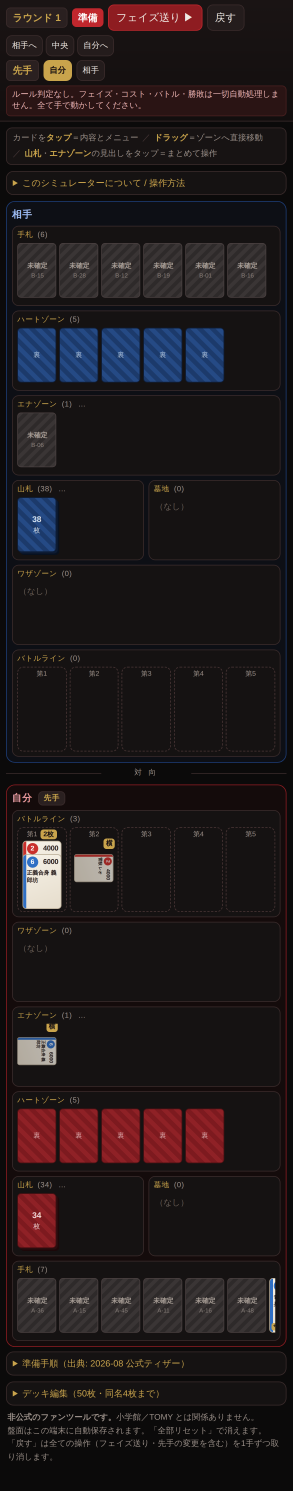
#> input picture shot7-iphone.png, 1170 x 5961 px (shown at 1/4 size)
$ python crop-card.py ../shot7-iphone.png out.png
#> lines starting #> are read from the running program, lines starting #| are printed output that depends on the picture
#> in main, img is the input picture: PIL image 1170x5961 RGB; mean R, G, B 32.2, 25.2, 26.8
#!/usr/bin/env python3
"""告知バナーなどの画像からカード1枚の領域を切り出す。

なぜ必要か:
  1920x1080 のバナーをそのまま読むと、カード内の小さな文字（能力文・カード番号）が
  実効解像度で潰れる。カード領域だけを切り出して拡大すると、同じ元画像から
  読み取れる文字が増える。読み取り精度そのものが上がるわけではなく、
  「読める画素数」が増えるだけである点に注意。

使い方:
  python3 tools/crop-card.py IN.jpg OUT.png              # 自動検出
  python3 tools/crop-card.py IN.jpg OUT.png --box x,y,w,h # 手動指定
  オプション: --scale 2.0 （拡大倍率） / --pad 8 （余白px）

自動検出の考え方:
  カードのイラストと枠は細かい絵柄で「密」だが、バナーの背景は平坦。
  縮小画像の勾配で密な領域を求め、連続する列・行の塊を出し、
  そのうち縦横比がカードらしいもの（既知カードは 0.71〜0.73）を選ぶ。
  レイアウトが変わると外すので、**必ず出力画像を目視で確認すること。**
  外したときは --box で指定する。
"""
import sys, argparse
from PIL import Image

try:
    import numpy as np
except ImportError:
    sys.exit("numpy が必要です: pip3 install numpy Pillow")

CARD_ASPECT = 0.718          # 幅 / 高さ。既知カード画像の実測（594/827）
ASPECT_TOL  = 0.10


def _runs(counts, thr, k, min_len=5):
    out, start = [], None
    for i, v in enumerate(counts):
        if v >= thr and start is None:
            start = i
        elif v < thr and start is not None:
            if i - start >= min_len:
                out.append((start * k, i * k))
            start = None
    if start is not None and len(counts) - start >= min_len:
        out.append((start * k, len(counts) * k))
    return out


def detect(img, k=8):
    """細かい絵柄の密度からカードらしい矩形を推定する。見つからなければ None。"""
#> called with k = 8
    g = img.convert("L")
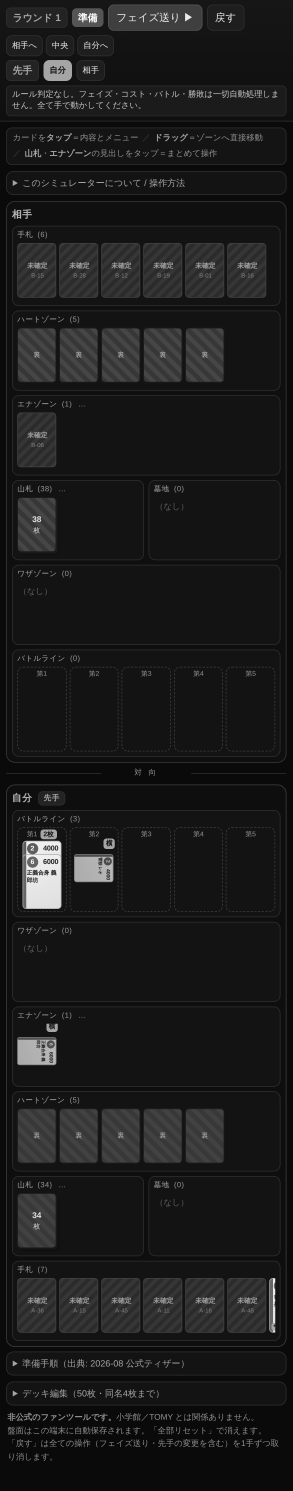
#> g: PIL image 1170x5961 L (shown at 1/4 size); min 9, max 255, mean 27.5
    W, H = g.size
#> W = 1170; H = 5961
    small = np.asarray(g.resize((max(1, W // k), max(1, H // k)), Image.BILINEAR), dtype=np.float32)
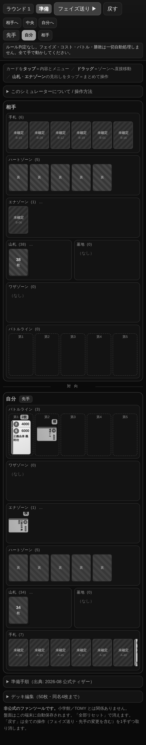
#> small: shape (745, 146) float32; min 10, max 239, mean 27.5
    gx = np.abs(np.diff(small, axis=1, prepend=small[:, :1]))
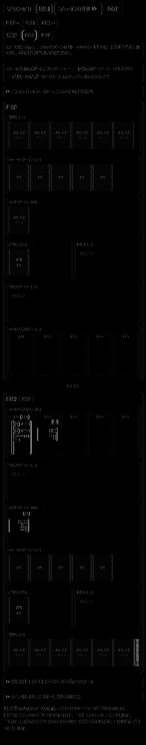
#> gx: shape (745, 146) float32; min 0, max 123, mean 3.2
    gy = np.abs(np.diff(small, axis=0, prepend=small[:1, :]))
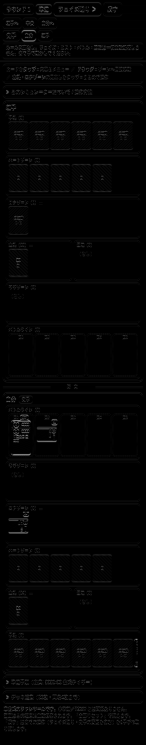
#> gy: shape (745, 146) float32; min 0, max 136, mean 3.7
    mask = (gx + gy) > 12
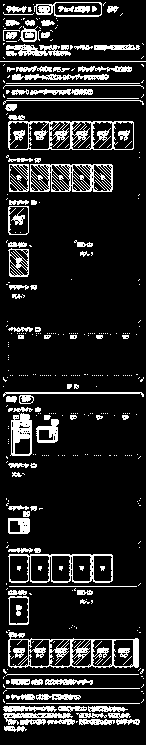
#> mask: shape (745, 146) bool; 14.7% white in thin lines or dots
    col_runs = _runs(mask.sum(axis=0), mask.shape[0] * 0.25, k)
#> the loop in _runs, `for i, v in enumerate(counts):` made 146 passes
#> v on passes 1 to 12: 1, 1, 1, 55, 46, 32, 98, 110, 224, 340, 174, 206
#> after the loop in _runs, `for i, v in enumerate(counts):`: out = [(104, 232)]
#> col_runs = [(104, 232)]
    row_runs = _runs(mask.sum(axis=1), mask.shape[1] * 0.10, k)
#> the loop in _runs (call 2), `for i, v in enumerate(counts):` made 745 passes
#> v on passes 1 to 12: 0, 0, 47, 6, 24, 11, 53, 77, 82, 78, 79, 58
#> row_runs = [(48, 136), (160, 208), (240, 304), (360, 400), (408, 448), (528, 576), (592, 640), (712, 760), (968, 1200), (1312, 1536), (1936, 1976), (3160, 3216), (3320, 3544), (4528, 4576), (4720, 4760), (5112, 5344), (5432, 5480), (5552, 5600), (5648, 5696), (5704, 5744), (5752, 5800)]
    best = None
    for x0, x1 in col_runs:
        for y0, y1 in row_runs:
            w, h = x1 - x0, y1 - y0
            if w < 80 or h < 110:
                continue
            err = abs((w / h) - CARD_ASPECT)
            if err > ASPECT_TOL:
                continue
            if best is None or err < best[0]:
                best = (err, (x0, y0, w, h))
#> this loop made 1 pass
    return best[1] if best else None


def main():
    ap = argparse.ArgumentParser()
    ap.add_argument("src"); ap.add_argument("dst")
    ap.add_argument("--box", help="x,y,w,h を手動指定（自動検出を使わない）")
    ap.add_argument("--scale", type=float, default=1.0, help="切り出し後の拡大倍率")
    ap.add_argument("--pad", type=int, default=0, help="四辺に足す余白（px）")
    a = ap.parse_args()

    img = Image.open(a.src)
    if a.box:
        x, y, w, h = (int(v) for v in a.box.split(","))
        how = "手動指定"
    else:
        box = detect(img)
#> box = None
        if box is None:
#> (the run stopped early here; a loop or call above may not have finished)
